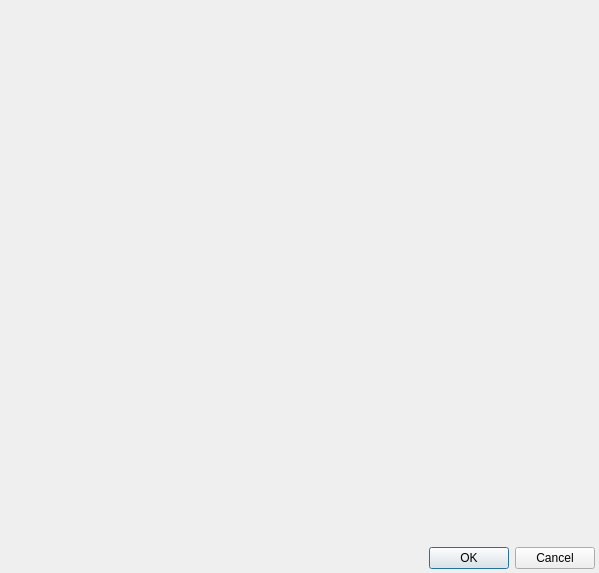
<?xml version="1.0" encoding="UTF-8"?>
<ui version="4.0">
 <class>Dialog</class>
 <widget class="QDialog" name="Dialog">
  <property name="geometry">
   <rect>
    <x>0</x>
    <y>0</y>
    <width>599</width>
    <height>573</height>
   </rect>
  </property>
  <property name="windowTitle">
   <string>Dialog</string>
  </property>
  <layout class="QVBoxLayout" name="verticalLayout">
   <property name="spacing">
    <number>4</number>
   </property>
   <property name="leftMargin">
    <number>4</number>
   </property>
   <property name="topMargin">
    <number>4</number>
   </property>
   <property name="rightMargin">
    <number>4</number>
   </property>
   <property name="bottomMargin">
    <number>4</number>
   </property>
   <item>
    <widget class="QActionFrame" name="widget">
     <layout class="QVBoxLayout" name="verticalLayout_3">
      <property name="spacing">
       <number>0</number>
      </property>
      <property name="leftMargin">
       <number>0</number>
      </property>
      <property name="topMargin">
       <number>0</number>
      </property>
      <property name="rightMargin">
       <number>0</number>
      </property>
      <property name="bottomMargin">
       <number>0</number>
      </property>
     </layout>
    </widget>
   </item>
   <item>
    <layout class="QHBoxLayout" name="horizontalLayout">
     <item>
      <spacer name="horizontalSpacer">
       <property name="orientation">
        <enum>Qt::Horizontal</enum>
       </property>
       <property name="sizeHint" stdset="0">
        <size>
         <width>40</width>
         <height>20</height>
        </size>
       </property>
      </spacer>
     </item>
     <item>
      <widget class="QDialogButtonBox" name="buttonBox">
       <property name="standardButtons">
        <set>QDialogButtonBox::Cancel|QDialogButtonBox::Ok</set>
       </property>
      </widget>
     </item>
    </layout>
   </item>
  </layout>
 </widget>
 <customwidgets>
  <customwidget>
   <class>QActionFrame</class>
   <extends>QFrame</extends>
   <header>ui.action_frame</header>
   <container>1</container>
  </customwidget>
 </customwidgets>
 <resources/>
 <connections/>
</ui>
